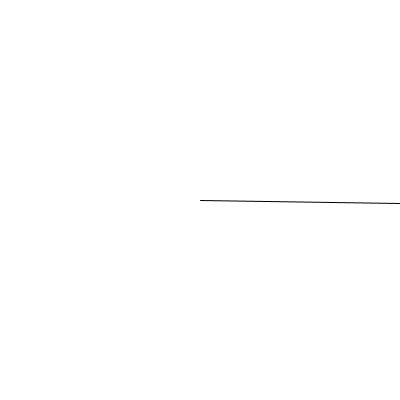
Frame 1 (no input)
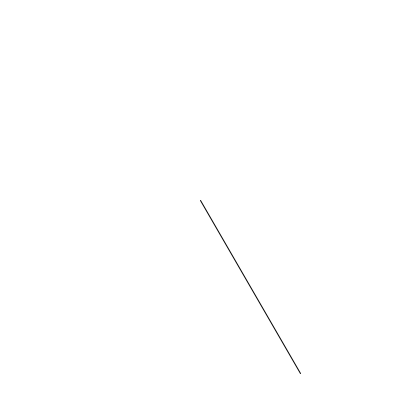
Frame 60 (the mouse pressed at the canvas centre just before this capture)
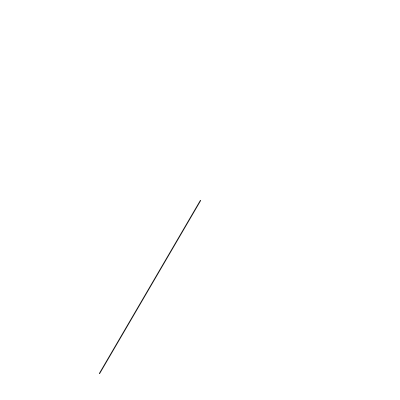
Frame 120 (the mouse held since frame 60 and released just before this capture)

The Processing sketch that drew these frames (run headless with seeded random() and noise(); from frame 60 on, the mouse is pressed at the canvas centre):

// Processing sketch: processing_121394
// ── processing_121394.pde

int RADI = 200;

void setup()
{
  size(400, 400);
  ellipseMode(RADIUS);
}

void draw()
{
  background(255);
  float rad = radians(frameCount % 360);
  float x = RADI * cos(rad) + width / 2;
  float y = RADI * sin(rad) + height / 2;
  stroke(0);
  line(width / 2, height / 2, x, y);
}
